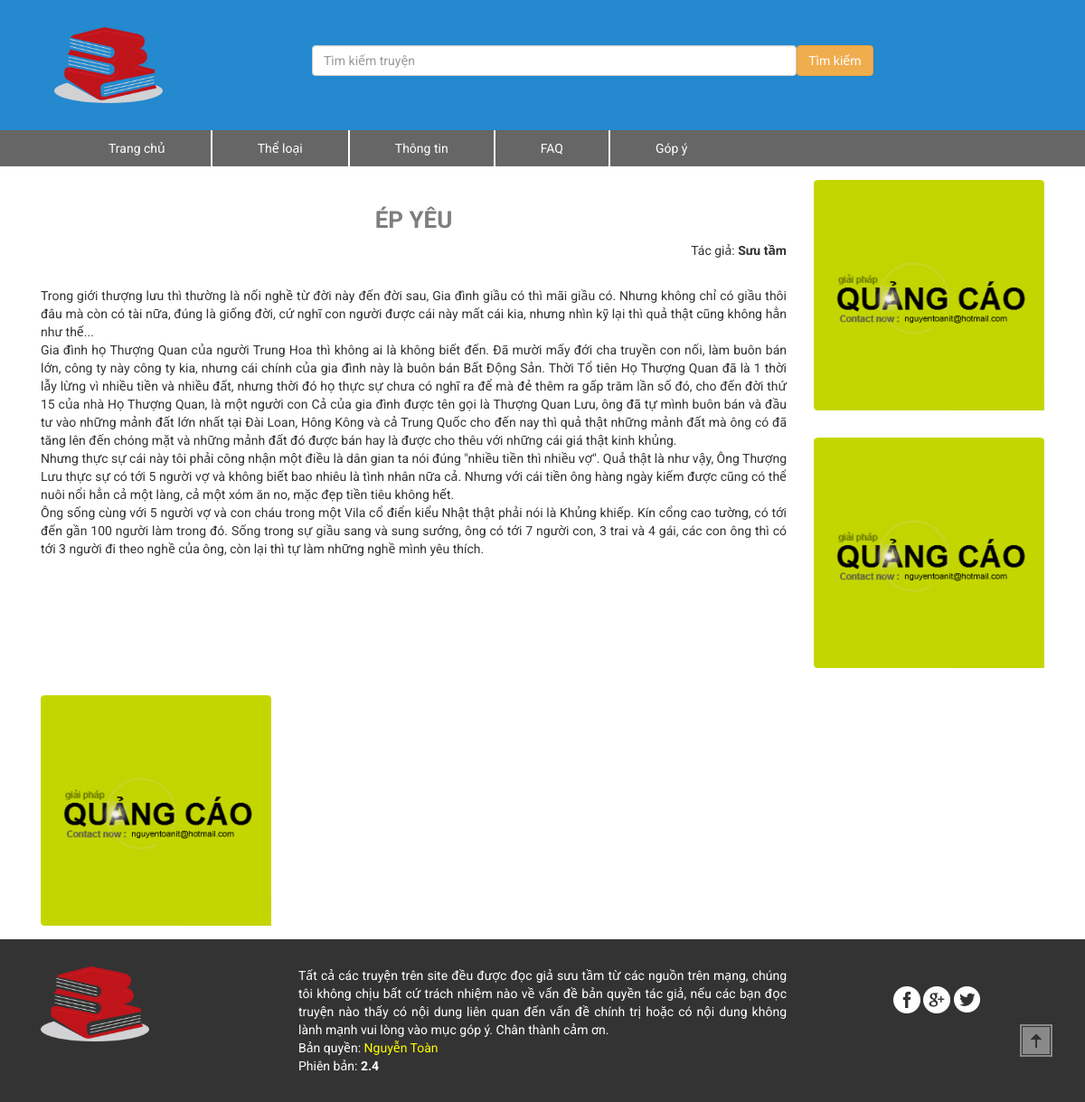
Screenshot of /code/index.php?trang=theloai&id=2 with the database file from the repository.
### tables this page shows
CREATE TABLE IF NOT EXISTS `truyen` (
  `truyen_id` int(11) NOT NULL AUTO_INCREMENT,
  `truyen_name` varchar(100) NOT NULL,
  `truyen_content` varchar(10000) NOT NULL,
  `truyen_category` varchar(30) NOT NULL,
  `truyen_images` varchar(100) DEFAULT NULL,
  `truyen_status` tinyint(1) NOT NULL,
  `truyen_author` varchar(50) DEFAULT NULL,
  PRIMARY KEY (`truyen_id`)
);

### code/include/class.php (called while the page is built, shortened)
<?php
	class PDOcon{
		function __construct(){
			try {
				$this->con = new PDO('mysql:host=localhost;dbname=truyen;charset=utf8', 'root', '');
				}
				catch (PDOException $e){
				echo 'Connection failed: ' . $e->getMessage();
				}
		}
	}
?>

### code/index.php (the view, shortened to what this page needs)
<?php
	include("include/header.php");
?>
<body>
	<?php
		include("include/class.php");
	?>
	<div id="header">
		<div class="container">
			<div class="col-lg-3 col-md-3 col-sm-4 col-xs-12 logo" id="logo">
				<a href="index.php"><img src="images/logo.png" alt="Chưa có hình ảnh!"></img></a>
			</div>
			<div class="col-lg-9 col-md-9 col-sm-8 col-xs-12" id="search">
				<form class="form-group" action="index.php" method="GET" >
					<div class="searchbox">
						<input type="text" placeholder="Tìm kiếm truyện" required name="search-box" class="form-control"/>
					</div>
					<div class="searchbutton">
						<button type="submit" class="btn btn-warning">Tìm kiếm</button>
					</div>
				</form>
			</div>
		</div>
	</div>
	<div class="col-lg-12 col-md-12 col-xs-12 menu" >
		<div class="container">
			<ul>
				<li><a href="?trang=trangchu">Trang chủ</a></li>
				<li id="hassub"><a href="#">Thể loại</a>
				</li>
				<li><a href="?trang=thongtin">Thông tin</a></li>
                <li><a href="?trang=faq">FAQ</a></li>
				<li><a href="?trang=gopy">Góp ý</a></li>
			</ul>
		</div>
	</div>
	<div class="container">
		<?php
			if(isset($_REQUEST['trang'])){
				$link=$_REQUEST['trang'];
				switch($link){
				case "theloai":
					if(isset($_REQUEST['theloai'])){
						include('include/theloai.php');
					}else {
						include ('include/article.php');
						include ('include/quangcao.php');
					}
					break;
				}
			}else if(isset($_REQUEST['search-box'])){
				include('include/timkiem.php');
			}else include('include/body.php');
		?>
	</div>
	<div style="position: relative;">
	<div class="gotop">
		<a href="#header"><image src="images/icon_gototop.png"></image></a>
	</div>
	</div>
	<div id="footer">
		<div class="container">
			<div class="col-lg-3 logo">
				<a href="index.php"><img id="top" src="images/logo.png" alt="Chưa có hình ảnh!"></img></a>
			</div>
			<div class="col-lg-6 copyright">
				Tất cả các truyện trên site đều được đọc giả sưu tầm từ các nguồn trên mạng, chúng tôi không chịu bất cứ trách nhiệm nào về vấn đề bản quyền tác giả, nếu các bạn đọc truyện nào thấy có nội dung liên quan đến vấn đề chính trị hoặc có nội dung không lành mạnh vui lòng vào mục góp ý.
				Chân thành cảm ơn.
				<br>
				Bản quyền: <a href="#">Nguyễn Toàn</a>
				<br>
				Phiên bản: <b>2.4</b>
			</div>
			<div class="col-lg-3 social-bottom">
				<a href="https://www.facebook.com/CristianoToanHD"><img src="images/bg_fb.png"></img></a>
				<a href="https://plus.google.com/+ToànNguyễnVănIT"><img src="images/bg_gg.jpg"></img></a>
				<a href="#"><img src="images/bg_twitter.jpg"></img></a>
			</div>
		</div>
	</div>
</body>
</html>

### code/include/article.php (shortened to what this page needs)
<div class="col-lg-9 col-md-9 col-sm-9 col-xs-12 article">
<?php
	$article = new PDOcon();
	$id=$_REQUEST['id'];
	$sql="SELECT * FROM truyen where truyen_id = '".$id."'";
	$stmt = $article->con->prepare($sql);
	$stmt->execute();
	$result = $stmt->fetchAll();
	$row = $result[0];
	echo "<h2 class='index-title'>".$row['truyen_name']."</h2>";
	echo "<p style='text-align:right'>Tác giả: <strong>".$row['truyen_author']."</strong></p>";
	echo "<br>";
	echo "<p>".$row['truyen_content']."</p>";
?>
</div>

### code/css/style.css (style rules this page uses)
body { font-family: 'Roboto', 'Segoe UI'; font-weight: 400; background-image: url('../images/background.jpg'); }
#header { background-color: #2489ce; padding: 30px; }
#search { margin-top: 20px; }
.searchbox, .searchbutton { float:left; }
.searchbutton .btn-warning { width: 100%; }
.searchbox { width: 65%; }
.menu { background: #666; }
.menu .container ul { list-style-type: none; position: relative; }
.menu .container ul li { float: left; height: 40px; padding-top: 10px; border-right: 2px solid #fff; }
.menu .container ul li a { padding: 10px 50px ; }
.menu .container ul li:last-child { border-right: 0px; }
.menu .container a { color: #fff; text-decoration: none; }
#footer { background: #333333; padding: 30px 0; }
.gotop { position: fixed; z-index: 999; bottom: 50px; left: 94%; }
.logo img { width: 120px; }
.social-bottom { padding: 2% 0 0 9%; }
.copyright { color: #fff; text-align: justify; }
.copyright a { color: yellow; }
.index-title { padding-top: 25px; text-transform: uppercase; text-align: center; color: #7e7e7e; font-size: 26px; font-weight: bold; }
.article { text-align: justify; }

### rows the page displays
truyen: truyen_name "ÉP YÊU", truyen_author "Sưu tầm", truyen_content "Trong giới thượng lưu thì thường là nối nghề từ đời này đến đời sau, Gia đình giầu có thì mãi giầu có. Nhưng không chỉ có giầu thôi đâu mà còn có tài nữa, đúng là giống đời, cứ nghĩ con người được cái này mất cái kia, nhưng nhìn kỹ lại thì quả thật cũng không hẳn như thế... Gia đình họ Thượng Quan của người Trung Hoa thì không ai là không biết đến. Đã mười mấy đới cha truyền con nối, làm buôn bán lớn, công ty này công ty kia, nhưng cái chính của gia đình này là buôn bán Bất Động Sản. Thời Tổ tiên Họ Thượng Quan đã là 1 thời lẫy lừng vì nhiều tiền và nhiều đất, nhưng thời đó họ thực sự chưa có nghĩ ra để mà đẻ thêm ra gấp trăm lần số đó, cho đến đời thứ 15 của nhà Họ Thượng Quan, là một…"
